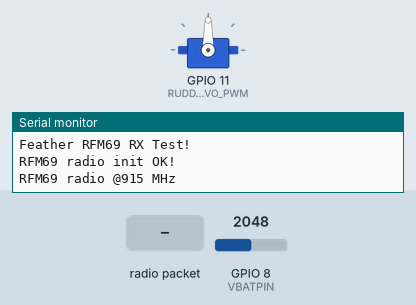
Recording of a sketch running on a simulated ESP32-S3. Parts: servo, the last lines printed to the serial monitor. The inputs (shaded band) are chosen by the test bench; at power-on: GPIO 8 (VBATPIN) = 2048. No radio packets arrive unless stated.

Above: at 1.2 s.
1.3 s: radio packet "5" arrives
At 2.5 s:
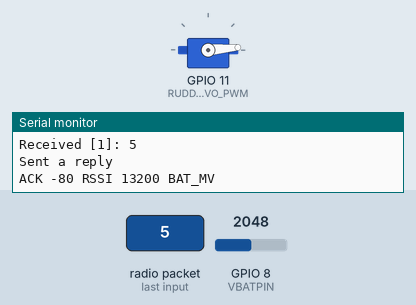
2.8 s: radio packet "200" arrives
At 3.7 s:
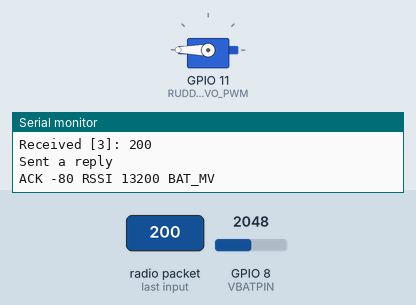
4.3 s: radio packet "90" arrives
At 4.8 s:
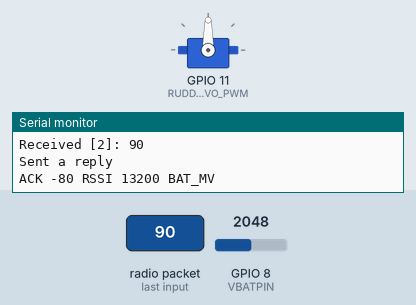
Timing chart, 0 to 7.3 s (numbered marks = the images above; inputs shaded):
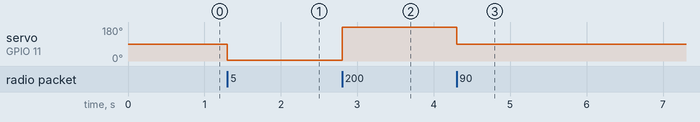

Measured:
- after the input at 1.3 s, servo on GPIO 11 (RUDDER_SERVO_PWM): 90° → 5° at once
- after the input at 2.8 s, servo on GPIO 11 (RUDDER_SERVO_PWM): 5° → 180° at once
- after the input at 4.3 s, servo on GPIO 11 (RUDDER_SERVO_PWM): 180° → 90° at once

The sketch:

Carp_2_RX.ino
```cpp
// rf69 demo tx rx.pde
// -*- mode: C++ -*-
// Example sketch showing how to create a simple messageing client
// with the RH_RF69 class. RH_RF69 class does not provide for addressing or
// reliability, so you should only use RH_RF69  if you do not need the higher
// level messaging abilities.
// It is designed to work with the other example rf69_server.
// Demonstrates the use of AES encryption, setting the frequency and modem
// configuration

#include <SPI.h>
#include <RH_RF69.h>

#include <Servo.h>

Servo rudder_servo;  // create servo object to control a servo
# define RUDDER_SERVO_PWM 11

#define VBATPIN A7

/************ Radio Setup ***************/

// Change to 434.0 or other frequency, must match RX's freq!
#define RF69_FREQ 915.0

#if defined (__AVR_ATmega32U4__) // Feather 32u4 w/Radio
  #define RFM69_CS      8
  #define RFM69_INT     7
  #define RFM69_RST     4
  #define LED           13
#endif

#if defined(ADAFRUIT_FEATHER_M0) || defined(ADAFRUIT_FEATHER_M0_EXPRESS) || defined(ARDUINO_SAMD_FEATHER_M0)
  // Feather M0 w/Radio
  #define RFM69_CS      8
  #define RFM69_INT     3
  #define RFM69_RST     4
  #define LED           13
#endif

#if defined (__AVR_ATmega328P__)  // Feather 328P w/wing
  #define RFM69_INT     3  //
  #define RFM69_CS      4  //
  #define RFM69_RST     2  // "A"
  #define LED           13
#endif

#if defined(ESP8266)    // ESP8266 feather w/wing
  #define RFM69_CS      2    // "E"
  #define RFM69_IRQ     15   // "B"
  #define RFM69_RST     16   // "D"
  #define LED           0
#endif

#if defined(ARDUINO_ADAFRUIT_FEATHER_ESP32S2) || defined(ARDUINO_NRF52840_FEATHER) || defined(ARDUINO_NRF52840_FEATHER_SENSE)
  #define RFM69_INT     9  // "A"
  #define RFM69_CS      10  // "B"
  #define RFM69_RST     11  // "C"
  #define LED           13

#elif defined(ESP32)    // ESP32 feather w/wing
  #define RFM69_RST     13   // same as LED
  #define RFM69_CS      33   // "B"
  #define RFM69_INT     27   // "A"
  #define LED           13
#endif

#if defined(ARDUINO_NRF52832_FEATHER)
  /* nRF52832 feather w/wing */
  #define RFM69_RST     7   // "A"
  #define RFM69_CS      11   // "B"
  #define RFM69_INT     31   // "C"
  #define LED           17
#endif

/* Teensy 3.x w/wing
#define RFM69_RST     9   // "A"
#define RFM69_CS      10   // "B"
#define RFM69_IRQ     4    // "C"
#define RFM69_IRQN    digitalPinToInterrupt(RFM69_IRQ )
*/

/* WICED Feather w/wing
#define RFM69_RST     PA4     // "A"
#define RFM69_CS      PB4     // "B"
#define RFM69_IRQ     PA15    // "C"
#define RFM69_IRQN    RFM69_IRQ
*/

// Singleton instance of the radio driver
RH_RF69 rf69(RFM69_CS, RFM69_INT);

int16_t packetnum = 0;  // packet counter, we increment per xmission

void setup()
{
  Serial.begin(115200);
  //while (!Serial) { delay(1); } // wait until serial console is open, remove if not tethered to computer

  pinMode(LED, OUTPUT);
  pinMode(RFM69_RST, OUTPUT);
  digitalWrite(RFM69_RST, LOW);

  Serial.println("Feather RFM69 RX Test!");
  Serial.println();

  // manual reset
  digitalWrite(RFM69_RST, HIGH);
  delay(10);
  digitalWrite(RFM69_RST, LOW);
  delay(10);

  if (!rf69.init()) {
    Serial.println("RFM69 radio init failed");
    while (1);
  }
  Serial.println("RFM69 radio init OK!");

  // Defaults after init are 434.0MHz, modulation GFSK_Rb250Fd250, +13dbM (for low power module)
  // No encryption
  if (!rf69.setFrequency(RF69_FREQ)) {
    Serial.println("setFrequency failed");
  }

  // If you are using a high power RF69 eg RFM69HW, you *must* set a Tx power with the
  // ishighpowermodule flag set like this:
  rf69.setTxPower(20, true);  // range from 14-20 for power, 2nd arg must be true for 69HCW

  // The encryption key has to be the same as the one in the server
  // uint8_t key[] = { 0x01, 0x02, 0x03, 0x04, 0x05, 0x06, 0x07, 0x08,
  //                   0x01, 0x02, 0x03, 0x04, 0x05, 0x06, 0x07, 0x08};
  uint8_t key[] = { 0x06, 0xb2, 0xaf, 0x41, 0x06, 0x6c, 0xd9, 0xaa,
                    0xea, 0x42, 0x42, 0x48, 0xc1, 0xba, 0x68, 0x13};
  rf69.setEncryptionKey(key);

  pinMode(LED, OUTPUT);

  Serial.print("RFM69 radio @");  Serial.print((int)RF69_FREQ);  Serial.println(" MHz");

  rudder_servo.attach(RUDDER_SERVO_PWM);
  pinMode(VBATPIN, INPUT);
}


int power_blink_interrval = 2000;
unsigned long previous_power_blink = 0;

void loop() {
  // indicate that the power is on
  unsigned long currentMillis = millis();
  if (currentMillis - previous_power_blink > power_blink_interrval) {
    // save the last time you blinked the LED
    previous_power_blink = currentMillis;
    Blink(LED, 2, 1);
  }

  if (rf69.available()) {
    // Should be a message for us now
    uint8_t buf[RH_RF69_MAX_MESSAGE_LEN];
    uint8_t len = sizeof(buf);
    if (rf69.recv(buf, &len)) {
      if (!len) return;
      buf[len] = 0;
      Serial.print("Received [");
      Serial.print(len);
      Serial.print("]: ");
      Serial.println((char*)buf);
      // Serial.print("RSSI: ");
      // Serial.println(rf69.lastRssi(), DEC);

      int pos = atoi((char*)buf);
      // Serial.println(pos, DEC);

      rudder_servo.write(pos);
      // Send a reply!
      char reply[40] = "ACK ";
      char rssi[10];
      itoa(rf69.lastRssi(), rssi, 10);
      strcat(reply, rssi);
      char rssi_label[8] = " RSSI ";
      strcat(reply, rssi_label);


      float measuredvbat = analogRead(VBATPIN);
      measuredvbat *= 2;    // we divided by 2, so multiply back
      measuredvbat *= 3.3;  // Multiply by 3.3V, our reference voltage
      measuredvbat /= 1024.0; // convert to voltage
      measuredvbat *= 1000.0; // sent millivolts
      // Serial.print("VBat: " ); Serial.println(measuredvbat);
      char bat_str[10];
      itoa(measuredvbat, bat_str, 10);
      strcat(reply, bat_str);
      char bat_label[8] = " BAT_MV";
      strcat(reply, bat_label);


      rf69.send((uint8_t *)reply, strlen(reply));
      rf69.waitPacketSent();
      Serial.println("Sent a reply");
      Serial.println(reply);
      Blink(LED, 40, 3); //blink LED 3 times, 40ms between blinks
    } else {
      Serial.println("Receive failed");
    }
  }
}


void Blink(byte PIN, byte DELAY_MS, byte loops) {
  for (byte i=0; i<loops; i++)  {
    digitalWrite(PIN,HIGH);
    delay(DELAY_MS);
    digitalWrite(PIN,LOW);
    delay(DELAY_MS);
  }
}
```
